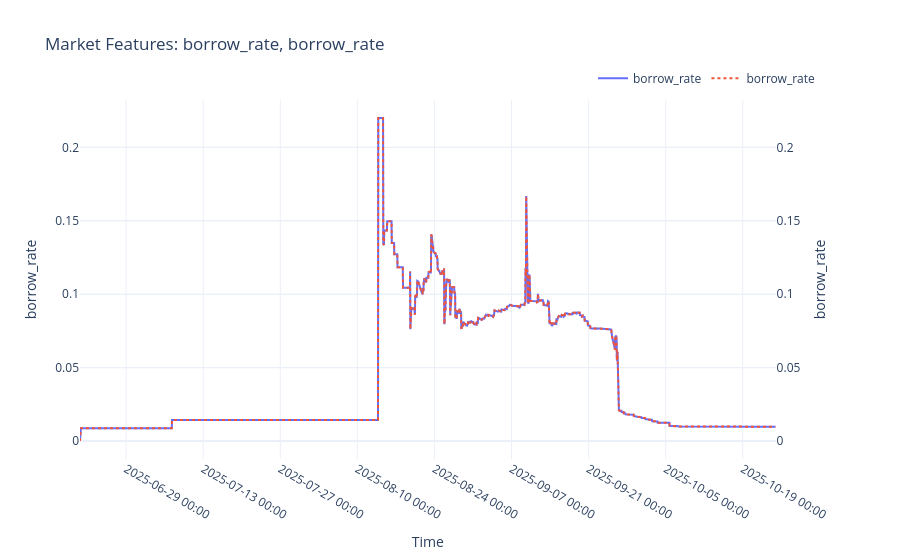
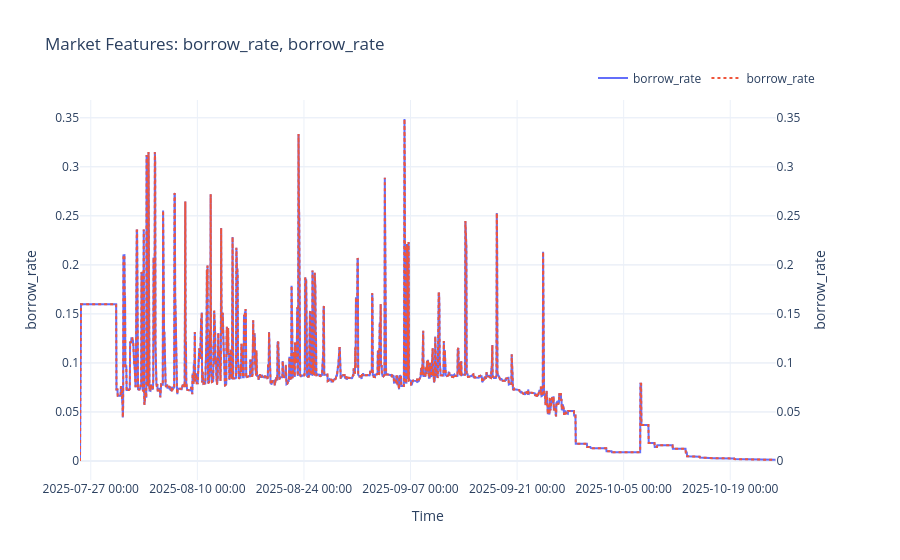
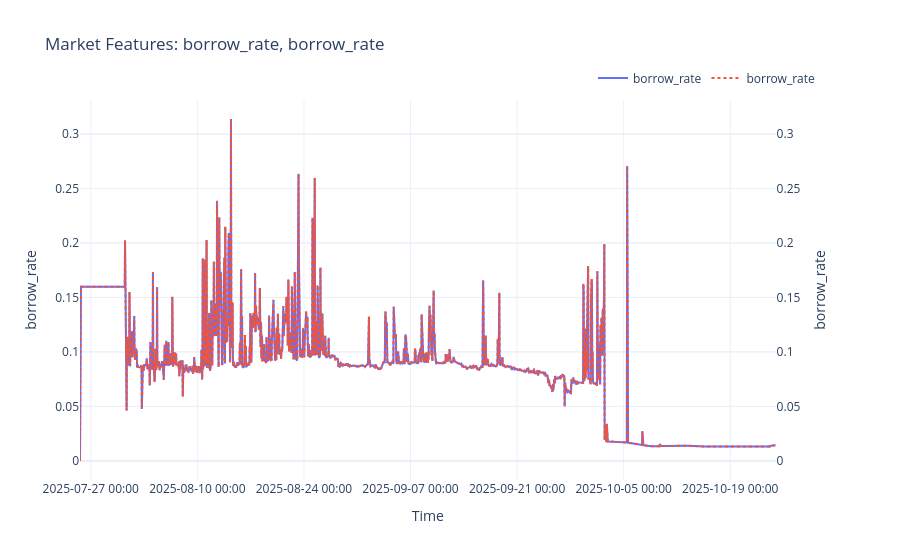

Notebook code for these charts, in order:
### Code cell
# 0xCCeE77e74C4466DF0dA0ec85F2D3505956fD6Fa7
plot_market_features(all_markets_position[3]['market_df'], fields=['borrow_rate', 'borrow_rate'])
plot_market_features(all_markets_position[11]['market_df'], fields=['borrow_rate', 'borrow_rate'])
plot_market_features(all_markets_position[12]['market_df'], fields=['borrow_rate', 'borrow_rate'])

### Figure 1 — Plotly figure (JSON) as saved in the notebook; plotly's stock layout.template omitted (floating-point values rounded to 4 significant figures; data arrays with more than 128 entries replaced by an {"elided": "..."} marker saying what was removed)
{"data": [{"line": {"color": "#636EFA", "width": 2}, "mode": "lines", "name": "borrow_rate", "type": "scatter", "x": {"elided": "3033 str values"}, "xaxis": "x", "y": {"elided": "3033 float values"}, "yaxis": "y"}, {"line": {"color": "#EF553B", "dash": "dot", "width": 2}, "mode": "lines", "name": "borrow_rate", "type": "scatter", "x": {"elided": "3033 str values"}, "xaxis": "x", "y": {"elided": "3033 float values"}, "yaxis": "y2"}], "layout": {"hovermode": "x unified", "legend": {"orientation": "h", "x": 1, "xanchor": "right", "y": 1.02, "yanchor": "bottom"}, "title": {"text": "Market Features: borrow_rate, borrow_rate"}, "xaxis": {"anchor": "y", "domain": [0, 0.94], "tickformat": "%Y-%m-%d %H:%M", "title": {"text": "Time"}}, "yaxis": {"anchor": "x", "domain": [0, 1], "title": {"text": "borrow_rate"}}, "yaxis2": {"anchor": "x", "overlaying": "y", "side": "right", "title": {"text": "borrow_rate"}}}}

### Figure 2 — Plotly figure (JSON) as saved in the notebook; plotly's stock layout.template omitted (floating-point values rounded to 4 significant figures; data arrays with more than 128 entries replaced by an {"elided": "..."} marker saying what was removed)
{"data": [{"line": {"color": "#636EFA", "width": 2}, "mode": "lines", "name": "borrow_rate", "type": "scatter", "x": {"elided": "2194 str values"}, "xaxis": "x", "y": {"elided": "2194 float values"}, "yaxis": "y"}, {"line": {"color": "#EF553B", "dash": "dot", "width": 2}, "mode": "lines", "name": "borrow_rate", "type": "scatter", "x": {"elided": "2194 str values"}, "xaxis": "x", "y": {"elided": "2194 float values"}, "yaxis": "y2"}], "layout": {"hovermode": "x unified", "legend": {"orientation": "h", "x": 1, "xanchor": "right", "y": 1.02, "yanchor": "bottom"}, "title": {"text": "Market Features: borrow_rate, borrow_rate"}, "xaxis": {"anchor": "y", "domain": [0, 0.94], "tickformat": "%Y-%m-%d %H:%M", "title": {"text": "Time"}}, "yaxis": {"anchor": "x", "domain": [0, 1], "title": {"text": "borrow_rate"}}, "yaxis2": {"anchor": "x", "overlaying": "y", "side": "right", "title": {"text": "borrow_rate"}}}}

### Figure 3 — Plotly figure (JSON) as saved in the notebook; plotly's stock layout.template omitted (floating-point values rounded to 4 significant figures; data arrays with more than 128 entries replaced by an {"elided": "..."} marker saying what was removed)
{"data": [{"line": {"color": "#636EFA", "width": 2}, "mode": "lines", "name": "borrow_rate", "type": "scatter", "x": {"elided": "2194 str values"}, "xaxis": "x", "y": {"elided": "2194 float values"}, "yaxis": "y"}, {"line": {"color": "#EF553B", "dash": "dot", "width": 2}, "mode": "lines", "name": "borrow_rate", "type": "scatter", "x": {"elided": "2194 str values"}, "xaxis": "x", "y": {"elided": "2194 float values"}, "yaxis": "y2"}], "layout": {"hovermode": "x unified", "legend": {"orientation": "h", "x": 1, "xanchor": "right", "y": 1.02, "yanchor": "bottom"}, "title": {"text": "Market Features: borrow_rate, borrow_rate"}, "xaxis": {"anchor": "y", "domain": [0, 0.94], "tickformat": "%Y-%m-%d %H:%M", "title": {"text": "Time"}}, "yaxis": {"anchor": "x", "domain": [0, 1], "title": {"text": "borrow_rate"}}, "yaxis2": {"anchor": "x", "overlaying": "y", "side": "right", "title": {"text": "borrow_rate"}}}}
